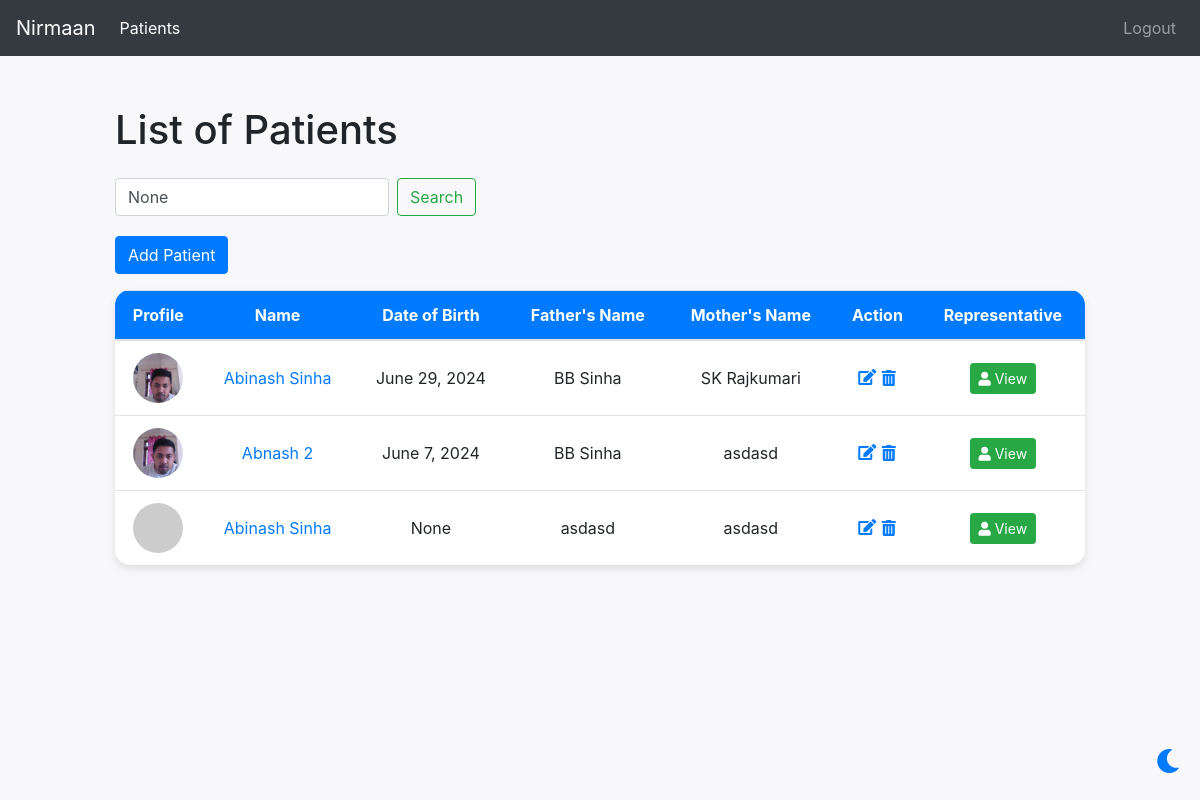
The page /search/ (signed in) on the database as committed earlier.
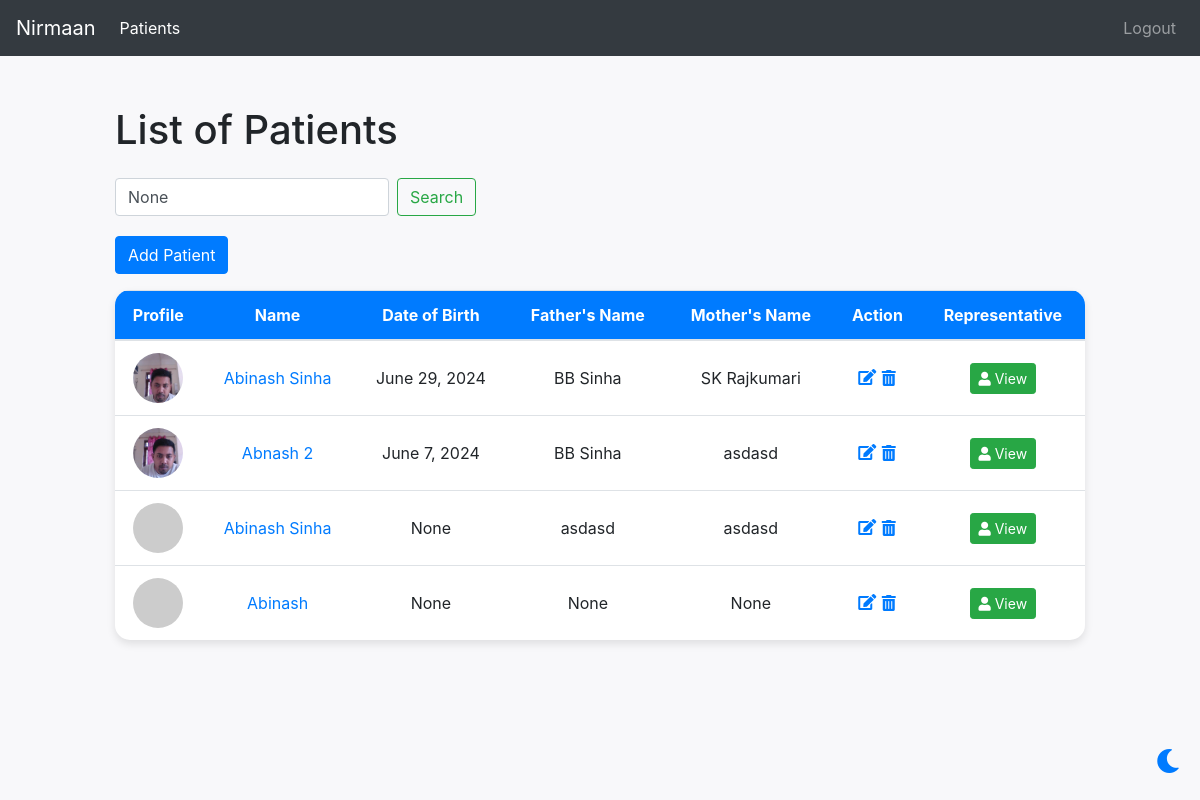
The same page on the database as committed later.
### patient/models.py (models this page shows, shortened)
class Patient(models.Model):
	name = models.CharField(name='name', verbose_name="Name of Patient", max_length=100)
	admission_date = models.DateField(name='admission_date', verbose_name="Date of Admission", blank=True, null=True)
	release_date = models.DateField(name='release_date', verbose_name="Date of Release", blank=True, null=True)
	date_of_birth = models.DateField(name='date_of_birth', verbose_name="Date of Birth", blank=True, null=True)
	father_name = models.CharField(name='father_name', verbose_name="Name of Father", blank=True, null=True, max_length=100)
	mother_name = models.CharField(name='mother_name', verbose_name="Name of Mother", blank=True, null=True, max_length=100)
	image = models.ImageField(upload_to='patient_images/', blank=True, null=True)
	occupation = models.CharField(name='occupation', verbose_name="Occupation", blank=True, null=True, max_length=100)
	qualification = models.CharField(name='qualification', verbose_name="Qualification", blank=True, null=True, max_length=100)
	MARRIED = 'Married'
	UNMARRIED = 'Unmarried'
	MARITAL_STATUS_CHOICES = [
        (MARRIED, 'Married'),
        (UNMARRIED, 'Unmarried'),
    ]
	marital_status = models.CharField(name='marital_status', verbose_name="Marital Status", blank=True, null=True, max_length=50, choices=MARITAL_STATUS_CHOICES)
	HINDU = 'Hindu'
	MUSLIM = 'Muslim'
	CHRISTIAN = 'Christian'
	OTHER = 'Other'
	RELIGION_CHOICES = [
		(HINDU, 'Hindu'),
		(MUSLIM, 'Muslim'),
		(CHRISTIAN, 'Christian'),
		(OTHER, 'Other'),
	]
	religion = models.CharField(name='religion', verbose_name="Religion", blank=True, null=True, max_length=100, choices=RELIGION_CHOICES)
	income_pm = models.DecimalField(name='income_pm', verbose_name="Income Per Month", blank=True, null=True, max_digits=10, decimal_places=2)
	language_spoken = models.CharField(name='language_spoken', verbose_name="Language(s) Spoken", blank=True, null=True, max_length=100)
	phone_number_1 = models.IntegerField(name='phone_number_1', verbose_name="Phone Number (1)", blank=True, null=True, max_length=10)
	phone_number_2 = models.IntegerField(name='phone_number_2', verbose_name="Phone Number (2)", blank=True, null=True, max_length=10)
	whatsapp_number = models.IntegerField(name='whatsapp_number', verbose_name="Whatsapp Number", blank=True, null=True, max_length=10)
	email_id = models.EmailField(name='email_id', verbose_name="Email Address", blank=True, null=True)
	details_of_id_proof_recieved = models.TextField(name='details_of_id_proof_recieved', verbose_name="Details of ID Proof Recieved", blank=True, null=True)
	cut_mark_detail = models.CharField(name="cut_mark_detail", verbose_name="Cut Mark Details", blank=True, null=True, max_length=100)
	CONDITIONS = [
        ('substance_abuse', 'Substance Abuse'),
        ('psychological_disturbance', 'Psychological Disturbance'),
        ('vindictiveness', 'Vindictiveness'),
        ('behavioural_disfunctions', 'Behavioural Disfunction'),
        ('prediagnosed_mental_condition', 'Pre-Diagnosed Mental Health Condition'),
    ]
	substance_abuse = models.BooleanField(default=False)
	psychological_disturbance = models.BooleanField(default=False)
	vindictiveness = models.BooleanField(default=False)
	behavioural_disfunctions = models.BooleanField(default=False)
	prediagnosed_mental_condition = models.BooleanField(default=False)

### patient/views.py (the view)
# urls.py: path('search/', views.search_patients, name='search_patients'),
@login_required
def search_patients(request):
    query = request.GET.get('q')
    if query:
        patients = Patient.objects.filter(name__icontains=query)
    else:
        patients = Patient.objects.all()
    return render(request, 'patient_search.html', {'patients': patients, 'query': query})

### templates/patient_search.html (shortened to what this page needs)
<!DOCTYPE html>
<html lang="en">
<head>
    <link rel="stylesheet" href="https://stackpath.bootstrapcdn.com/bootstrap/4.5.2/css/bootstrap.min.css">
    <link rel="stylesheet" href="https://cdnjs.cloudflare.com/ajax/libs/font-awesome/5.15.4/css/all.min.css">
</head>
<body>
    <nav class="navbar navbar-expand-lg navbar-dark bg-dark">
        <a class="navbar-brand" href="{% url 'get_patients' %}">Nirmaan</a>
        <div class="collapse navbar-collapse" id="navbarNav">
            <ul class="navbar-nav mr-auto">
                <li class="nav-item active">
                    <a class="nav-link" href="{% url 'get_patients' %}">Patients</a>
                </li>
            </ul>
            <ul class="navbar-nav ml-auto">
                {% if user.is_authenticated %}
                    <li class="nav-item">
                        <a class="nav-link" href="{% url 'account_logout' %}">Logout</a>
                    </li>
                {% else %}
                    <li class="nav-item">
                        <a class="nav-link" href="{% url 'account_login' %}">Login</a>
                    </li>
                {% endif %}
            </ul>
        </div>
    </nav>
    <div class="toggle-button" onclick="toggleTheme()">
        <i class="fas fa-moon"></i>
    </div>
    <div class="container">
        <h1 class="mb-4">List of Patients</h1>
        <div class="search-bar">
            <form method="GET" action="{% url 'search_patients' %}" class="form-inline">
                <input type="text" name="q" class="form-control mr-sm-2" placeholder="Search patients..." aria-label="Search" value="{{ query }}">
                <button class="btn btn-outline-success my-2 my-sm-0" type="submit">Search</button>
            </form>
        </div>
        <div class="mb-3">
            <a href="{% url 'add_patient' %}" class="btn btn-primary">Add Patient</a>
        </div>
        <table class="table table-hover">
            <thead>
                <tr>
                    <th>Profile</th>
                    <th>Name</th>
                    <th>Date of Birth</th>
                    <th>Father's Name</th>
                    <th>Mother's Name</th>
                    <th>Action</th>
                    <th>Representative</th>
                </tr>
            </thead>
            <tbody>
                {% for patient in patients %}
                <tr>
                    <td>
                        {% if patient.image %}
                            <img src="{{ patient.image.url }}" alt="{{ patient.name }}" class="profile-pic">
                        {% else %}
                            <img src="https://via.placeholder.com/50" alt="No Image" class="profile-pic">
                        {% endif %}
                    </td>
                    <td><a href="{% url 'view_patient' patient.id %}">{{ patient.name }}</a></td>
                    <td>{{ patient.date_of_birth }}</td>
                    <td>{{ patient.father_name }}</td>
                    <td>{{ patient.mother_name }}</td>
                    <td>
                        <a href="{% url 'edit_patient' patient.id %}">
                            <i class="fas fa-edit"></i>
                        </a>
                        <form id="delete-form-{{ patient.id }}" action="{% url 'delete_patient' patient.id %}" method="post" style="display: inline;">
                            <button type="submit" onclick="confirmDelete({{ patient.id }})" class="btn btn-link p-0">
                                <i class="fas fa-trash-alt"></i>
                            </button>
                        </form>
                    </td>
                    <td>
                        <a href="{% url 'view_representative' patient.id %}" class="btn btn-success btn-sm">
                            <i class="fas fa-user"></i> View
                        </a>
                    </td>
                </tr>
                {% endfor %}
            </tbody>
        </table>
    </div>
</body>
</html>

Rows that differ between the two databases and show on the page:
added Patient: name "Abinash", date_of_birth "None", father_name "None", mother_name "None"
